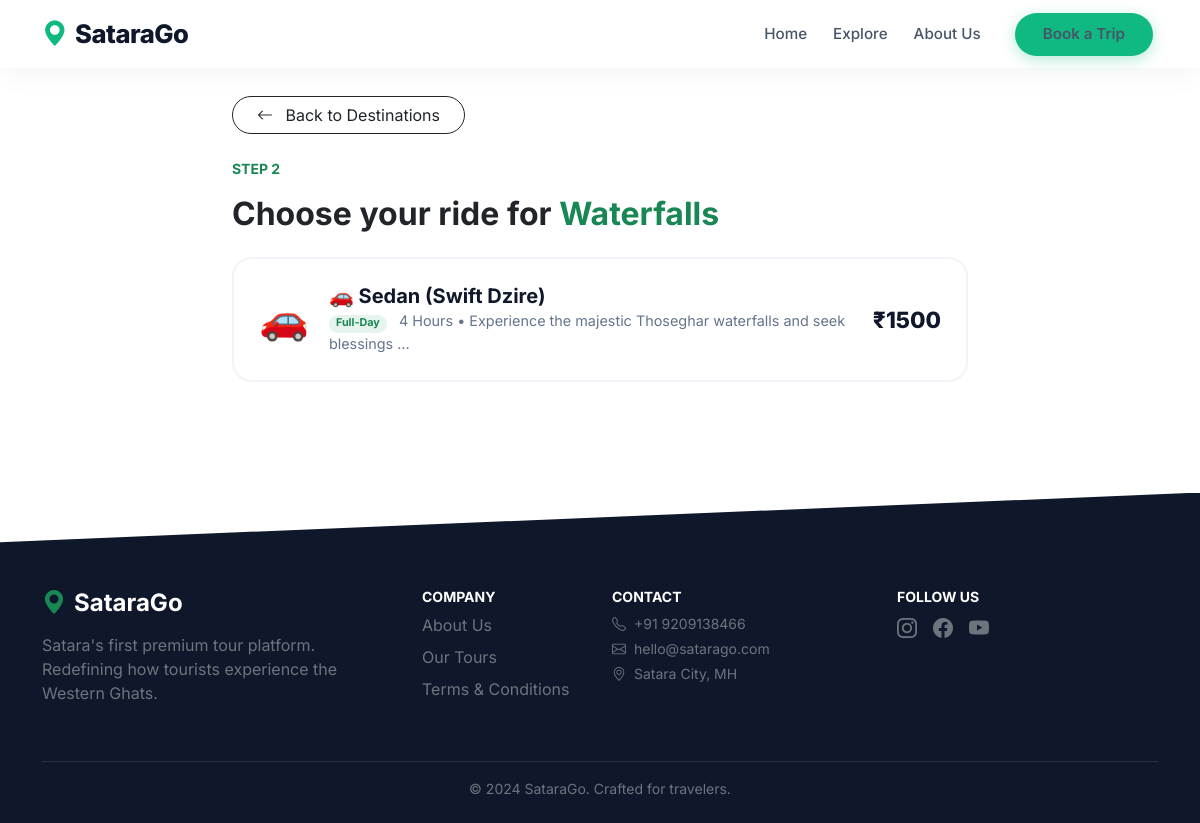
Page /tours/?spot=Waterfall on the committed database.
### tours/models.py (models this page shows, shortened)
class Tour(models.Model):
    CATEGORY_CHOICES = (
        ('Nature', 'Nature & Flowers'),
        ('Fort', 'Historical Forts'),
        ('Waterfall', 'Waterfalls'),
        ('Spiritual', 'Spiritual & Temples'),
        ('Student', '🎓 Student Special'),
    )
    VEHICLE_CHOICES = (
        ('Sedan', '🚗 Sedan (Swift Dzire)'),
        ('SUV', '🚙 SUV (Innova)'),
        ('Auto', '🛺 Auto Rickshaw'),
        ('Tempo', '🚐 Tempo Traveller'),
    )
    PACKAGE_CHOICES = (
        ('Half-Day', 'Half-Day (4-5 Hrs)'),
        ('Full-Day', 'Full-Day (8-10 Hrs)'),
        ('Custom', 'Custom Package'),
    )
    name = models.CharField(max_length=200)
    description = models.TextField()
    image = models.ImageField(upload_to='tour_images/', blank=True, null=True)
    category = models.CharField(max_length=50, choices=CATEGORY_CHOICES, default='Nature')
    vehicle_type = models.CharField(max_length=50, choices=VEHICLE_CHOICES, default='Sedan')
    package_type = models.CharField(max_length=50, choices=PACKAGE_CHOICES, default='Full-Day')
    duration_hours = models.IntegerField()
    price = models.IntegerField(help_text="Price in INR")
    is_active = models.BooleanField(default=True)

### tours/views.py (the view)
# urls.py: path('tours/', views.all_tours, name='all_tours'), # This fixes the error!
def all_tours(request):
    all_tours = Tour.objects.filter(is_active=True)
    categories = all_tours.values_list('category', flat=True).distinct()
    selected_spot = request.GET.get('spot')
    if selected_spot:
        tours = all_tours.filter(category=selected_spot)
    else:
        tours = all_tours
    return render(request, 'tour_list.html', {
        'tours': tours,
        'categories': categories,
        'selected_spot': selected_spot
    })

### tours/templates/tour_list.html (shortened to what this page needs)
{% extends 'base.html' %}
{% load static %}
{% block content %}
<div class="container py-5 mt-5">
    {% if not selected_spot %}
        <div class="text-center mb-5">
            <p class="text-uppercase text-success fw-bold small">Step 1</p>
            <h2 class="fw-bold display-6">Where do you want to go?</h2>
            <p class="text-muted">Select a destination to see available rides</p>
        </div>
        <div class="row g-4 justify-content-center">
            {% for category in categories %}
            <div class="col-md-6 col-lg-4">
                <a href="?spot={{ category }}" class="text-decoration-none">
                    <div class="spot-card">
                        {% if category == 'Nature' %}
                            <img src="{% static 'images/kaas.jpg' %}" class="spot-bg" alt="Kaas Plateau">
                            <div class="spot-overlay">
                                <h4>🌸 {{ category }} & Flowers</h4>
                                <small class="opacity-75">Kaas Plateau, Vasota</small>
                            </div>
                        {% elif category == 'Waterfall' %}
                            <img src="{% static 'images/thoseghar.jpg' %}" class="spot-bg" alt="Thoseghar">
                            <div class="spot-overlay">
                                <h4>💧 {{ category }}s</h4>
                                <small class="opacity-75">Thoseghar, Vajrai</small>
                            </div>
                        {% elif category == 'Fort' %}
                            <img src="{% static 'images/sajjangad.jpg' %}" class="spot-bg" alt="Sajjangad">
                            <div class="spot-overlay">
                                <h4>🏰 Historical {{ category }}s</h4>
                                <small class="opacity-75">Sajjangad, Ajinkyatara</small>
                            </div>
                        {% else %}
                            <img src="{% static 'images/temple.jpg' %}" class="spot-bg" alt="Temple">
                            <div class="spot-overlay">
                                <h4>🙏 {{ category }}</h4>
                                <small class="opacity-75">Temples & Spiritual Sites</small>
                            </div>
                        {% endif %}
                    </div>
                </a>
            </div>
            {% empty %}
            <div class="col-12 text-center">
                <h4 class="text-muted">No destinations added yet.</h4>
                <a href="/admin/tours/tour/add/" class="btn btn-dark mt-3 rounded-pill px-4">Add Tours in Admin</a>
            </div>
            {% endfor %}
        </div>
    {% else %}
        <div class="row justify-content-center">
            <div class="col-lg-8">
                <a href="{% url 'all_tours' %}" class="btn btn-outline-dark rounded-pill px-4 mb-4">
                    <i class="bi bi-arrow-left me-2"></i> Back to Destinations
                </a>
                <div class="mb-4">
                    <p class="text-uppercase text-success fw-bold small">Step 2</p>
                    <h2 class="fw-bold">Choose your ride for <span class="text-success">{{ selected_spot }}s</span></h2>
                </div>
                {% for tour in tours %}
                <a href="{% url 'tour_detail' tour.id %}" class="text-decoration-none text-dark">
                    <div class="ride-card">
                        <div class="d-flex align-items-center">
                            {% if tour.vehicle_type == 'SUV' %}
                                <div class="ride-icon">🚙</div>
                            {% elif tour.vehicle_type == 'Auto' %}
                                <div class="ride-icon">🛺</div>
                            {% elif tour.vehicle_type == 'Tempo' %}
                                <div class="ride-icon">🚐</div>
                            {% else %}
                                <div class="ride-icon">🚗</div>
                            {% endif %}
                            <div class="ride-details">
                                <h5>{{ tour.get_vehicle_type_display }}</h5>
                                <p><span class="badge bg-success bg-opacity-10 text-success rounded-pill me-2">{{ tour.package_type }}</span> {{ tour.duration_hours }} Hours • {{ tour.description|truncatewords:8 }}</p>
                            </div>
                        </div>
                        <div class="ride-price">₹{{ tour.price }}</div>
                    </div>
                </a>
                {% empty %}
                <div class="text-center py-5 bg-light rounded-4">
                    <i class="bi bi-exclamation-circle fs-1 text-muted"></i>
                    <h5 class="mt-3 text-muted">No rides available for this destination yet.</h5>
                </div>
                {% endfor %}
            </div>
        </div>
    {% endif %}
</div>
{% endblock %}

### tours/templates/base.html (style rules this page uses)
:root { --primary: #10b981; --primary-dark: #059669; --dark: #0f172a; --light-gray: #f8fafc; }
* { font-family: 'Inter', sans-serif; scroll-behavior: smooth; }

### tours/templates/tour_list.html (style rules this page uses)
.ride-card { background: white; border: 2px solid #f1f5f9; border-radius: 20px; padding: 25px; margin-bottom: 15px; cursor: pointer; transition: all 0.3s ease; display: flex; align-items: center; justify-content: space-between; }
.ride-icon { font-size: 2.5rem; margin-right: 20px; }
.ride-details h5 { font-weight: 700; margin-bottom: 2px; color: var(--dark); }
.ride-details p { margin-bottom: 0; color: #64748b; font-size: 0.9rem; }
.ride-price { font-size: 1.4rem; font-weight: 800; color: var(--dark); white-space: nowrap; }

### rows in the picture
Tour: category "Waterfall", vehicle_type "🚗 Sedan (Swift Dzire)", package_type "Full-Day", duration_hours "4", description "Experience the majestic Thoseghar waterfalls and seek blessings …", price "1500"
